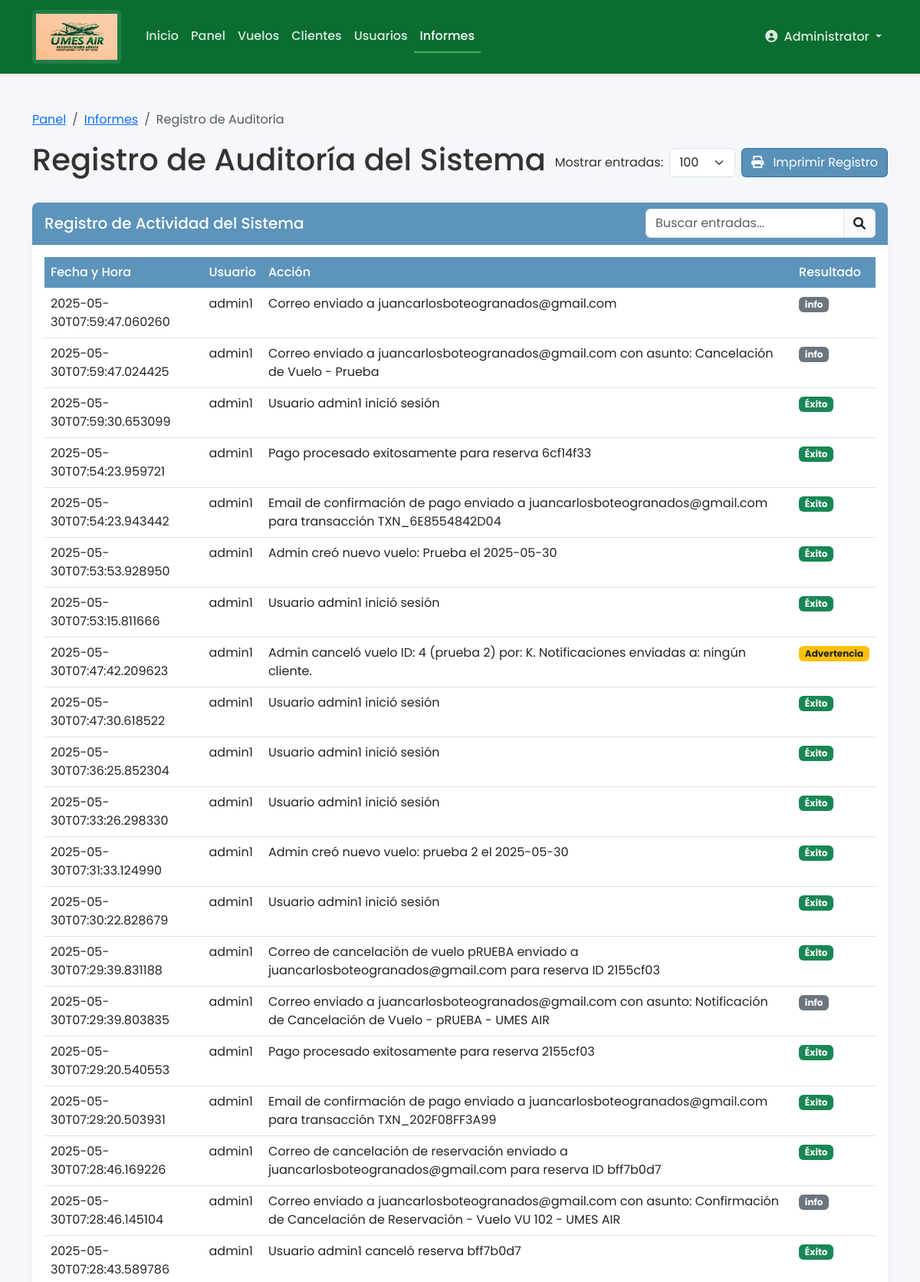
Page /reports/audit-log (signed in, upper part) on the committed database.
### tables this page shows
CREATE TABLE audit_log (
    id INTEGER PRIMARY KEY AUTOINCREMENT,
    user_id TEXT NOT NULL,
    action TEXT NOT NULL,
    result TEXT NOT NULL,
    timestamp TEXT NOT NULL
);

### app.py (the view)
@app.route('/reports/audit-log')
@login_required
@role_required(['admin'])
def audit_log():
    conn = get_db_connection()
    limit = request.args.get('limit', 100, type=int)
    logs = conn.execute('''
        SELECT * FROM audit_log
        ORDER BY timestamp DESC
        LIMIT ?
    ''', (limit,)).fetchall()
    conn.close()
    return render_template('reports/audit_log.html', logs=logs, limit=limit)

### app.py (called while the page is built)
@app.context_processor
def inject_csrf_token():
    return dict(csrf_token=generate_csrf_token)

def get_db_connection():
    conn = sqlite3.connect(app.config['DATABASE'], timeout=30)  # Increased timeout to 30 seconds
    print("Connected to database")
    conn.row_factory = sqlite3.Row
    return conn

@app.before_request
def ensure_db_initialized():
    global _is_first_request
    if _is_first_request:
        _is_first_request = False

def login_required(f):
    @wraps(f)
    def decorated_function(*args, **kwargs):
        if 'user_id' not in session:
            flash('Por favor inicia sesión para acceder a esta página.', 'error')
            return redirect(url_for('login'))
        return f(*args, **kwargs)
    return decorated_function

def role_required(allowed_roles):
    def decorator(f):
        @wraps(f)
        def decorated_function(*args, **kwargs):
            if 'user_role' not in session or session['user_role'] not in allowed_roles:
                flash('No tienes permiso para acceder a esta página.', 'error')
                return redirect(url_for('dashboard'))
            return f(*args, **kwargs)
        return decorated_function
    return decorator

@app.before_request
def setup_before_first_request():
    global _is_first_request
    if _is_first_request:
        init_db()
        _is_first_request = False

### templates/reports/audit_log.html (shortened to what this page needs)
{% extends 'base.html' %}
{% block content %}
<div class="container my-5">
    <nav aria-label="breadcrumb">
        <ol class="breadcrumb">
            <li class="breadcrumb-item"><a href="{{ url_for('dashboard') }}">Panel</a></li>
            <li class="breadcrumb-item"><a href="{{ url_for('reports') }}">Informes</a></li>
            <li class="breadcrumb-item active" aria-current="page">Registro de Auditoría</li>
        </ol>
    </nav>
    <div class="d-flex justify-content-between align-items-center mb-4">
        <h1>Registro de Auditoría del Sistema</h1>
        <form method="get" class="d-flex align-items-center">
            <label for="limit" class="me-2">Mostrar entradas:</label>
            <select id="limit" name="limit" class="form-select me-2" style="width: auto;" onchange="this.form.submit()">
                <option value="100" {% if limit == 100 %}selected{% endif %}>100</option>
            </select>
            <button type="button" class="btn btn-primary" onclick="window.print()">
                <i class="fas fa-print me-2"></i> Imprimir Registro
            </button>
        </form>
    </div>
    <div class="card">
        <div class="card-header">
            <div class="d-flex justify-content-between align-items-center">
                <h5 class="mb-0">Registro de Actividad del Sistema</h5>
                <div class="input-group" style="width: 300px;">
                    <input type="text" class="form-control" placeholder="Buscar entradas..."
                           onkeyup="filterTable(this, 'audit-log-table')">
                    <span class="input-group-text"><i class="fas fa-search"></i></span>
                </div>
            </div>
        </div>
        <div class="card-body">
            <div class="table-responsive">
                <table class="table table-hover" id="audit-log-table">
                    <thead>
                        <tr>
                            <th>Fecha y Hora</th>
                            <th>Usuario</th>
                            <th>Acción</th>
                            <th>Resultado</th>
                        </tr>
                    </thead>
                    <tbody>
                        {% for log in logs %}
                            <tr>
                                <td>{{ log.timestamp }}</td>
                                <td>{{ log.user_id }}</td>
                                <td>{{ log.action }}</td>
                                <td>
                                    {% if log.result == 'success' %}
                                        <span class="badge bg-success">Éxito</span>
                                    {% elif log.result == 'error' %}
                                        <span class="badge bg-danger">Error</span>
                                    {% elif log.result == 'warning' %}
                                        <span class="badge bg-warning text-dark">Advertencia</span>
                                    {% else %}
                                        <span class="badge bg-secondary">{{ log.result }}</span>
                                    {% endif %}
                                </td>
                            </tr>
                        {% endfor %}
                    </tbody>
                </table>
            </div>
        </div>
    </div>
</div>
{% endblock %}

### static/css/style.css (style rules this page uses)
:root { --primary: #095c97a7; --primary-light: #084f82a7; --secondary: #3AAD57; --accent: #4CAF50; --accent-light: #81C784; --danger: #F44336; --warning: #FFC107; --text-light: #FFFFFF; --text-dark: #333333; --gray-light: #F5F5F5; --gray: #E0E0E0; --gray-dark: #9E9E9E; }
body { font-family: 'Poppins', 'Segoe UI', Tahoma, Geneva, Verdana, sans-serif; color: var(--text-dark); background-color: #F5F7FA; }
.btn-primary { background-color: var(--primary); border-color: var(--primary); }
.card { border-radius: 8px; box-shadow: 0 2px 10px rgba(0, 0, 0, 0.05); border: none; transition: transform 0.2s, box-shadow 0.2s; }
.card-header { background-color: var(--primary); color: white; font-weight: 600; border-radius: 8px 8px 0 0 !important; }
.table th { background-color: var(--primary); color: white; font-weight: 500; }

### rows in the picture
audit_log: timestamp "2025-05-30T07:59:47.060260", user_id "admin1", action "Correo enviado a juancarlosboteogranados@gmail.com", result "info"
audit_log: timestamp "2025-05-30T07:59:47.024425", user_id "admin1", action "Correo enviado a juancarlosboteogranados@gmail.com con asunto: Cancelación de Vuelo - Prueba", result "info"
audit_log: timestamp "2025-05-30T07:59:30.653099", user_id "admin1", action "Usuario admin1 inició sesión", result "Éxito"
audit_log: timestamp "2025-05-30T07:54:23.959721", user_id "admin1", action "Pago procesado exitosamente para reserva 6cf14f33", result "Éxito"
audit_log: timestamp "2025-05-30T07:54:23.943442", user_id "admin1", action "Email de confirmación de pago enviado a juancarlosboteogranados@gmail.com para transacción TXN_6E8554842D04", result "Éxito"
audit_log: timestamp "2025-05-30T07:53:53.928950", user_id "admin1", action "Admin creó nuevo vuelo: Prueba el 2025-05-30", result "Éxito"
audit_log: timestamp "2025-05-30T07:53:15.811666", user_id "admin1", action "Usuario admin1 inició sesión", result "Éxito"
audit_log: timestamp "2025-05-30T07:47:42.209623", user_id "admin1", action "Admin canceló vuelo ID: 4 (prueba 2) por: K. Notificaciones enviadas a: ningún cliente.", result "Advertencia"
audit_log: timestamp "2025-05-30T07:47:30.618522", user_id "admin1", action "Usuario admin1 inició sesión", result "Éxito"
audit_log: timestamp "2025-05-30T07:36:25.852304", user_id "admin1", action "Usuario admin1 inició sesión", result "Éxito"
audit_log: timestamp "2025-05-30T07:33:26.298330", user_id "admin1", action "Usuario admin1 inició sesión", result "Éxito"
audit_log: timestamp "2025-05-30T07:31:33.124990", user_id "admin1", action "Admin creó nuevo vuelo: prueba 2 el 2025-05-30", result "Éxito"
audit_log: timestamp "2025-05-30T07:30:22.828679", user_id "admin1", action "Usuario admin1 inició sesión", result "Éxito"
audit_log: timestamp "2025-05-30T07:29:39.831188", user_id "admin1", action "Correo de cancelación de vuelo pRUEBA enviado a juancarlosboteogranados@gmail.com para reserva ID 2155cf03", result "Éxito"
audit_log: timestamp "2025-05-30T07:29:39.803835", user_id "admin1", action "Correo enviado a juancarlosboteogranados@gmail.com con asunto: Notificación de Cancelación de Vuelo - pRUEBA - UMES AIR", result "info"
audit_log: timestamp "2025-05-30T07:29:20.540553", user_id "admin1", action "Pago procesado exitosamente para reserva 2155cf03", result "Éxito"
audit_log: timestamp "2025-05-30T07:29:20.503931", user_id "admin1", action "Email de confirmación de pago enviado a juancarlosboteogranados@gmail.com para transacción TXN_202F08FF3A99", result "Éxito"
audit_log: timestamp "2025-05-30T07:28:46.169226", user_id "admin1", action "Correo de cancelación de reservación enviado a juancarlosboteogranados@gmail.com para reserva ID bff7b0d7", result "Éxito"
audit_log: timestamp "2025-05-30T07:28:46.145104", user_id "admin1", action "Correo enviado a juancarlosboteogranados@gmail.com con asunto: Confirmación de Cancelación de Reservación - Vuelo VU 102 - UMES AIR", result "info"
audit_log: timestamp "2025-05-30T07:28:43.589786", user_id "admin1", action "Usuario admin1 canceló reserva bff7b0d7", result "Éxito"

### other values in the picture
{{ session['user_name'] }} "Administrator"
